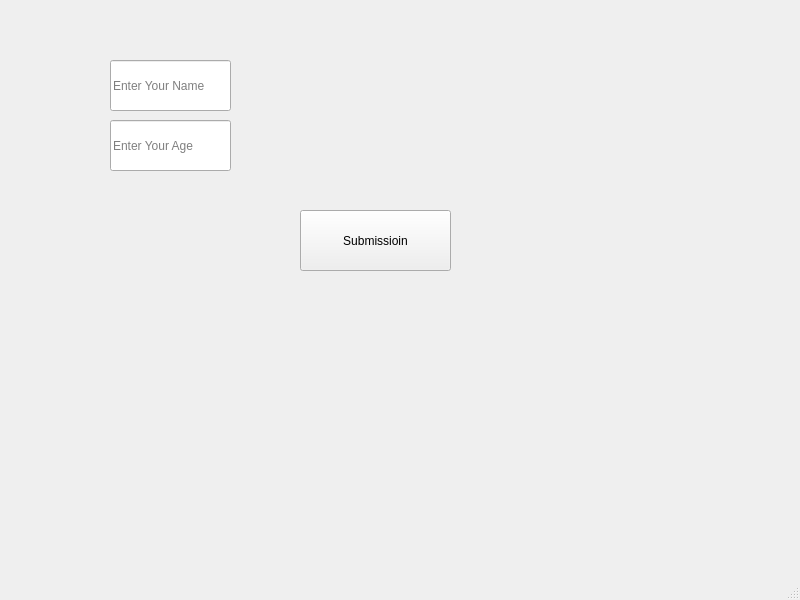
<?xml version="1.0" encoding="UTF-8"?>
<ui version="4.0">
 <class>MainWindow</class>
 <widget class="QMainWindow" name="MainWindow">
  <property name="geometry">
   <rect>
    <x>0</x>
    <y>0</y>
    <width>800</width>
    <height>600</height>
   </rect>
  </property>
  <property name="windowTitle">
   <string>MainWindow</string>
  </property>
  <widget class="QWidget" name="centralwidget">
   <widget class="QLineEdit" name="lineEdit">
    <property name="geometry">
     <rect>
      <x>110</x>
      <y>60</y>
      <width>121</width>
      <height>51</height>
     </rect>
    </property>
    <property name="placeholderText">
     <string>Enter Your Name</string>
    </property>
    <property name="clearButtonEnabled">
     <bool>false</bool>
    </property>
   </widget>
   <widget class="QPushButton" name="pushButton">
    <property name="geometry">
     <rect>
      <x>300</x>
      <y>210</y>
      <width>151</width>
      <height>61</height>
     </rect>
    </property>
    <property name="text">
     <string>Submissioin</string>
    </property>
   </widget>
   <widget class="QLineEdit" name="lineEdit_2">
    <property name="geometry">
     <rect>
      <x>110</x>
      <y>120</y>
      <width>121</width>
      <height>51</height>
     </rect>
    </property>
    <property name="text">
     <string/>
    </property>
    <property name="placeholderText">
     <string>Enter Your Age</string>
    </property>
   </widget>
  </widget>
  <widget class="QMenuBar" name="menubar">
   <property name="geometry">
    <rect>
     <x>0</x>
     <y>0</y>
     <width>800</width>
     <height>24</height>
    </rect>
   </property>
  </widget>
  <widget class="QStatusBar" name="statusbar"/>
 </widget>
 <resources/>
 <connections/>
</ui>
